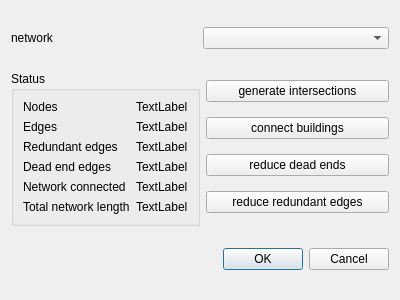
<?xml version="1.0" encoding="UTF-8"?>
<ui version="4.0">
 <class>SVNetworkEditDialog</class>
 <widget class="QDialog" name="SVNetworkEditDialog">
  <property name="geometry">
   <rect>
    <x>0</x>
    <y>0</y>
    <width>400</width>
    <height>300</height>
   </rect>
  </property>
  <property name="windowTitle">
   <string>Dialog</string>
  </property>
  <layout class="QVBoxLayout" name="verticalLayout_2">
   <item>
    <layout class="QHBoxLayout" name="horizontalLayout_2">
     <item>
      <widget class="QLabel" name="label_2">
       <property name="text">
        <string>network</string>
       </property>
      </widget>
     </item>
     <item>
      <widget class="QComboBox" name="comboBoxSelectNetwork"/>
     </item>
    </layout>
   </item>
   <item>
    <layout class="QHBoxLayout" name="horizontalLayout">
     <item>
      <widget class="QGroupBox" name="groupBox">
       <property name="title">
        <string>Status</string>
       </property>
       <layout class="QFormLayout" name="formLayout">
        <item row="0" column="0">
         <widget class="QLabel" name="label_3">
          <property name="text">
           <string>Nodes</string>
          </property>
         </widget>
        </item>
        <item row="0" column="1">
         <widget class="QLabel" name="labelNodeCount">
          <property name="text">
           <string>TextLabel</string>
          </property>
         </widget>
        </item>
        <item row="1" column="0">
         <widget class="QLabel" name="label">
          <property name="text">
           <string>Edges</string>
          </property>
         </widget>
        </item>
        <item row="1" column="1">
         <widget class="QLabel" name="labelEdgeCount">
          <property name="text">
           <string>TextLabel</string>
          </property>
         </widget>
        </item>
        <item row="2" column="0">
         <widget class="QLabel" name="label_5">
          <property name="text">
           <string>Redundant edges</string>
          </property>
         </widget>
        </item>
        <item row="2" column="1">
         <widget class="QLabel" name="labelRedundantEdges">
          <property name="text">
           <string>TextLabel</string>
          </property>
         </widget>
        </item>
        <item row="3" column="0">
         <widget class="QLabel" name="label_4">
          <property name="text">
           <string>Dead end edges</string>
          </property>
         </widget>
        </item>
        <item row="3" column="1">
         <widget class="QLabel" name="labelDeadEnds">
          <property name="text">
           <string>TextLabel</string>
          </property>
         </widget>
        </item>
        <item row="4" column="0">
         <widget class="QLabel" name="label_6">
          <property name="text">
           <string>Network connected</string>
          </property>
         </widget>
        </item>
        <item row="4" column="1">
         <widget class="QLabel" name="labelNetworkConnected">
          <property name="text">
           <string>TextLabel</string>
          </property>
         </widget>
        </item>
        <item row="5" column="0">
         <widget class="QLabel" name="label_7">
          <property name="text">
           <string>Total network length</string>
          </property>
         </widget>
        </item>
        <item row="5" column="1">
         <widget class="QLabel" name="labelTotalLength">
          <property name="text">
           <string>TextLabel</string>
          </property>
         </widget>
        </item>
       </layout>
      </widget>
     </item>
     <item>
      <layout class="QVBoxLayout" name="verticalLayout">
       <item>
        <widget class="QPushButton" name="pushButtonGenerateIntersections">
         <property name="text">
          <string>generate intersections</string>
         </property>
        </widget>
       </item>
       <item>
        <widget class="QPushButton" name="pushButtonConnectBuildings">
         <property name="text">
          <string>connect buildings</string>
         </property>
        </widget>
       </item>
       <item>
        <widget class="QPushButton" name="pushButtonReduceDeadEnds">
         <property name="text">
          <string>reduce dead ends</string>
         </property>
        </widget>
       </item>
       <item>
        <widget class="QPushButton" name="pushButtonReduceRedundants">
         <property name="text">
          <string>reduce redundant edges</string>
         </property>
        </widget>
       </item>
      </layout>
     </item>
    </layout>
   </item>
   <item>
    <widget class="QDialogButtonBox" name="buttonBox">
     <property name="orientation">
      <enum>Qt::Horizontal</enum>
     </property>
     <property name="standardButtons">
      <set>QDialogButtonBox::Cancel|QDialogButtonBox::Ok</set>
     </property>
    </widget>
   </item>
  </layout>
 </widget>
 <resources/>
 <connections>
  <connection>
   <sender>buttonBox</sender>
   <signal>accepted()</signal>
   <receiver>SVNetworkEditDialog</receiver>
   <slot>accept()</slot>
   <hints>
    <hint type="sourcelabel">
     <x>248</x>
     <y>254</y>
    </hint>
    <hint type="destinationlabel">
     <x>157</x>
     <y>274</y>
    </hint>
   </hints>
  </connection>
  <connection>
   <sender>buttonBox</sender>
   <signal>rejected()</signal>
   <receiver>SVNetworkEditDialog</receiver>
   <slot>reject()</slot>
   <hints>
    <hint type="sourcelabel">
     <x>316</x>
     <y>260</y>
    </hint>
    <hint type="destinationlabel">
     <x>286</x>
     <y>274</y>
    </hint>
   </hints>
  </connection>
 </connections>
</ui>
